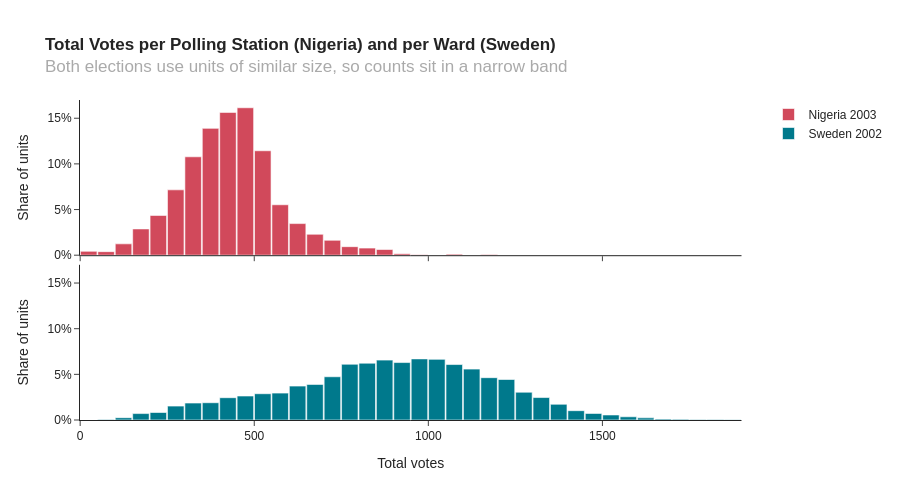

The notebook cell this image was saved under:
### Code cell
size_df = pd.concat([
    pd.DataFrame({'Total votes': columns['Total votes'], 'Election': country})
    for country, columns in ELECTIONS.items()
])

fig = px.histogram(
    size_df,
    x='Total votes',
    color='Election',
    facet_row='Election',
    histnorm='percent',
    nbins=60,
    color_discrete_map=COUNTRY_COLORS,
    height=500,
    title='<b>Total Votes per Polling Station (Nigeria) and per Ward (Sweden)</b><br>'
          '<span style="color: #aaa">Both elections use units of similar size, so counts sit in a narrow band</span>',
)
fig.for_each_annotation(lambda a: a.update(text=''))
fig.update_yaxes(title_text='Share of units', ticksuffix='%')
fig.update_layout(showlegend=True, legend_title=None, bargap=0.05)
fig.show()

### Figure 1 — Plotly figure (JSON) as saved in the notebook; plotly's stock layout.template omitted (floating-point values rounded to 4 significant figures; data arrays with more than 128 entries replaced by an {"elided": "..."} marker saying what was removed)
{"data": [{"bingroup": "x", "histnorm": "percent", "hovertemplate": "Election=Nigeria 2003<br>Total votes=%{x}<br>percent=%{y}<extra></extra>", "legendgroup": "Nigeria 2003", "marker": {"color": "#D1495B", "pattern": {"shape": ""}}, "name": "Nigeria 2003", "nbinsx": 60, "orientation": "v", "showlegend": true, "type": "histogram", "x": {"elided": "2570 float values"}, "xaxis": "x2", "yaxis": "y2"}, {"bingroup": "x", "histnorm": "percent", "hovertemplate": "Election=Sweden 2002<br>Total votes=%{x}<br>percent=%{y}<extra></extra>", "legendgroup": "Sweden 2002", "marker": {"color": "#00798C", "pattern": {"shape": ""}}, "name": "Sweden 2002", "nbinsx": 60, "orientation": "v", "showlegend": true, "type": "histogram", "x": {"elided": "5976 float values"}, "xaxis": "x", "yaxis": "y"}], "layout": {"annotations": [{"font": {}, "showarrow": false, "text": "", "textangle": 90, "x": 0.98, "xanchor": "left", "xref": "paper", "y": 0.2425, "yanchor": "middle", "yref": "paper"}, {"font": {}, "showarrow": false, "text": "", "textangle": 90, "x": 0.98, "xanchor": "left", "xref": "paper", "y": 0.7575, "yanchor": "middle", "yref": "paper"}], "bargap": 0.05, "barmode": "relative", "height": 500, "legend": {"title": {}, "tracegroupgap": 0}, "showlegend": true, "title": {"text": "<b>Total Votes per Polling Station (Nigeria) and per Ward (Sweden)</b><br><span style=\"color: #aaa\">Both elections use units of similar size, so counts sit in a narrow band</span>"}, "xaxis": {"anchor": "y", "domain": [0.0, 0.98], "title": {"text": "Total votes"}}, "xaxis2": {"anchor": "y2", "domain": [0.0, 0.98], "matches": "x", "showticklabels": false}, "yaxis": {"anchor": "x", "domain": [0.0, 0.485], "ticksuffix": "%", "title": {"text": "Share of units"}}, "yaxis2": {"anchor": "x2", "domain": [0.515, 1.0], "matches": "y", "ticksuffix": "%", "title": {"text": "Share of units"}}}}
